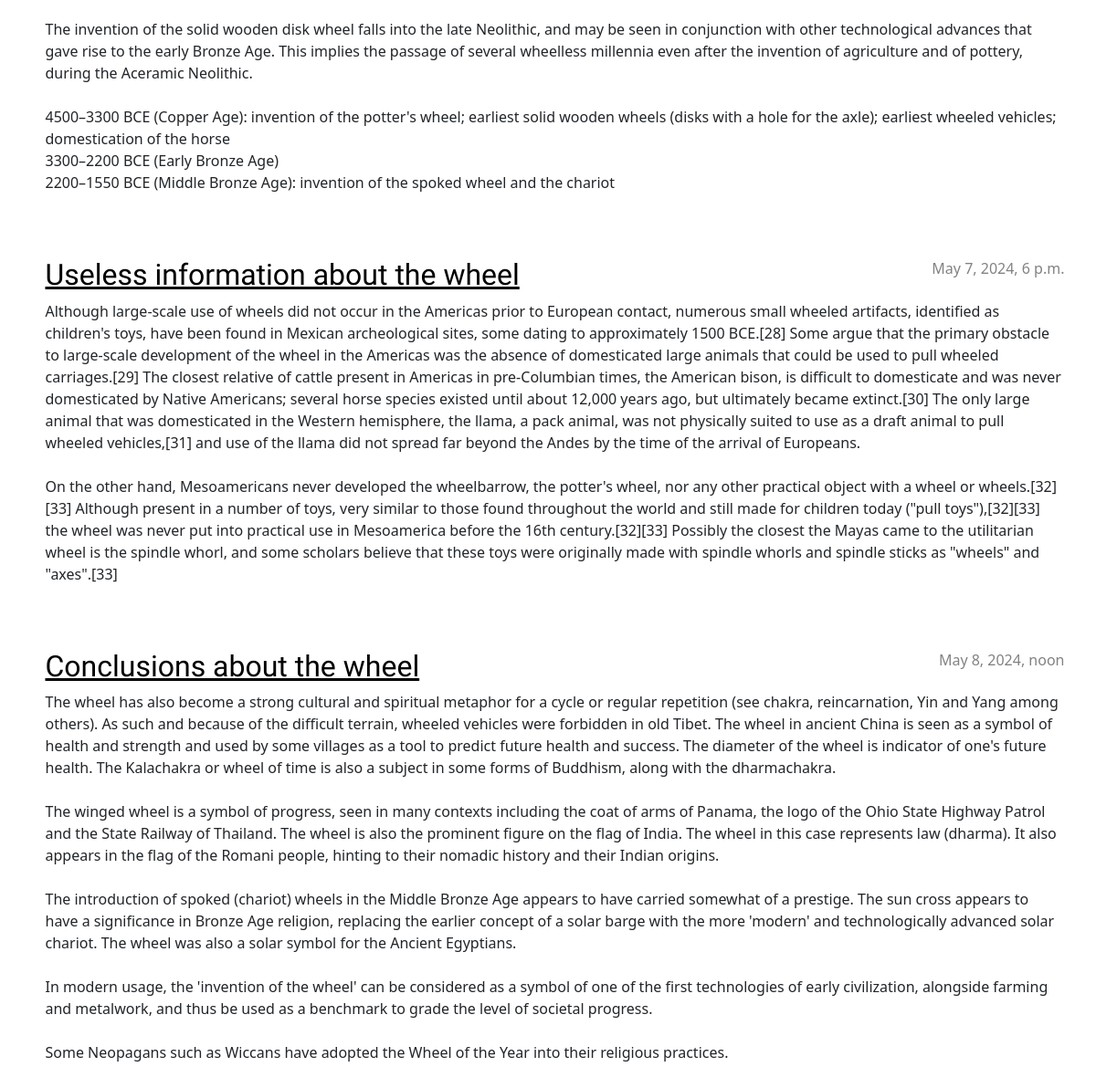
The app's page / (lower part), older data.
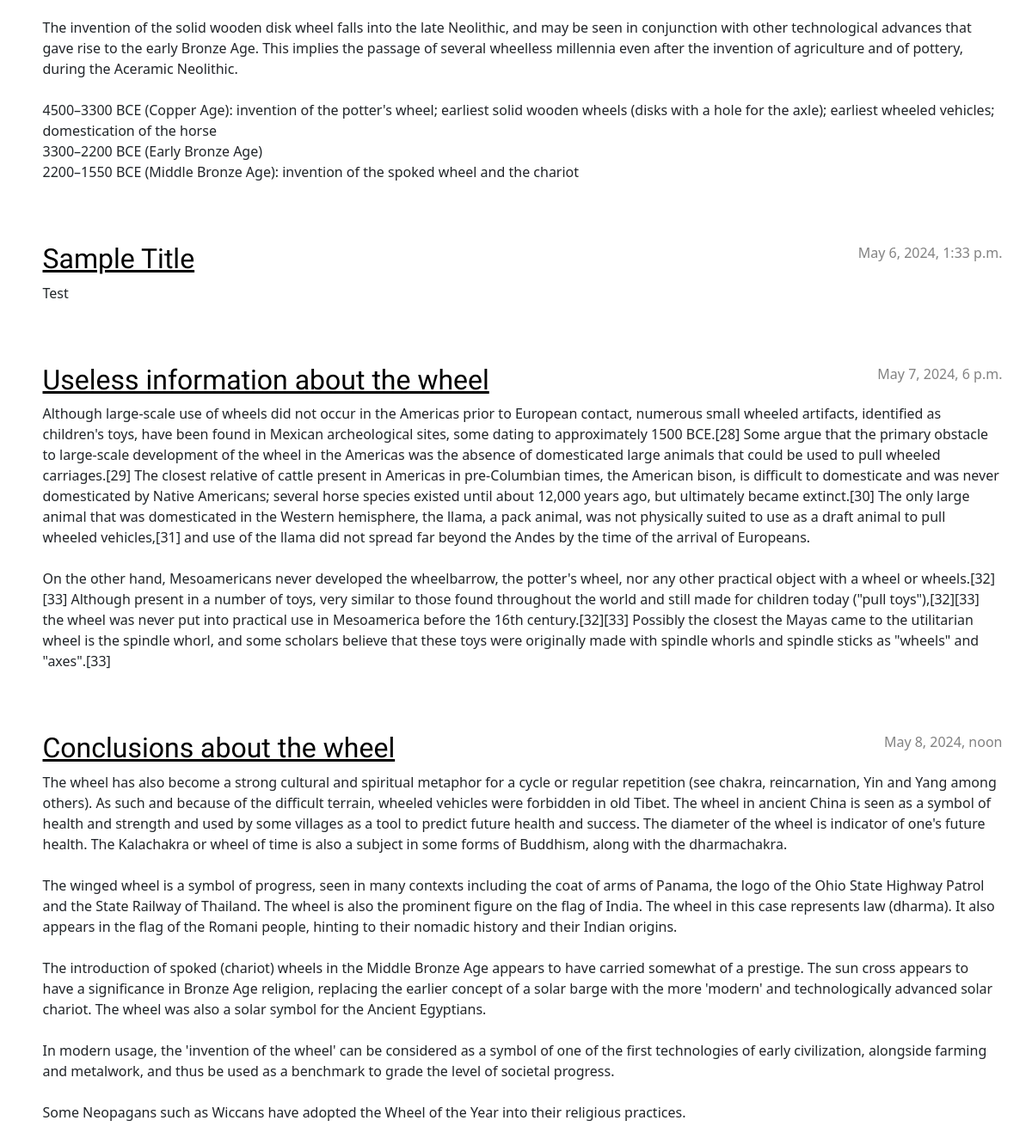
The same page, newer data.
### blog/models.py (models this page shows, shortened)
class Post(models.Model):
    author = models.ForeignKey(settings.AUTH_USER_MODEL, on_delete=models.CASCADE)
    title = models.CharField(max_length=200)
    text = models.TextField()
    created_date = models.DateTimeField(default=timezone.now)
    published_date = models.DateTimeField(blank=True, null=True)

### blog/views.py (the view)
# urls.py: path('', views.post_list, name='post_list'),
def post_list(request):
    posts = Post.objects.filter(published_date__lte=timezone.now()).order_by('published_date')
    return render(request, 'blog/post_list.html', {'posts': posts})

### blog/templates/blog/post_list.html
{% extends 'blog/base.html' %}
{% block content %}
    {% for post in posts %}
        <article class="post">
            <time class="date">
                {{ post.published_date }}
            </time>
            <h2><a href="{% url 'post_detail' pk=post.pk %}">{{ post.title }}</a></h2>
            <p>{{ post.text|linebreaksbr }}</p>
        </article>
    {% endfor %}
{% endblock %}

Row changes from the older to the newer data that the page shows:
added Post: published_date "May 6, 2024, 1:33 p.m.", title "Sample Title", text "Test"
